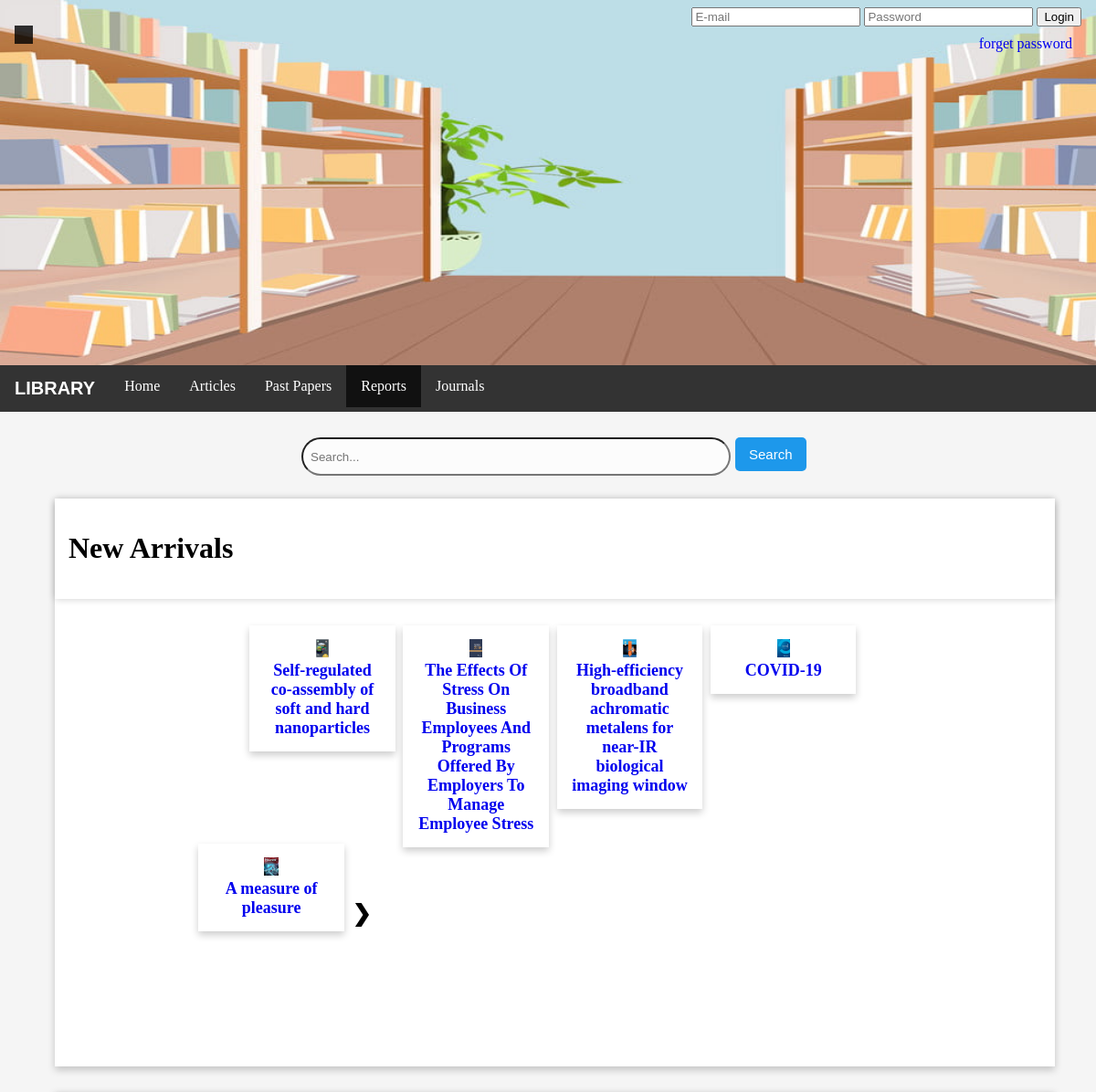
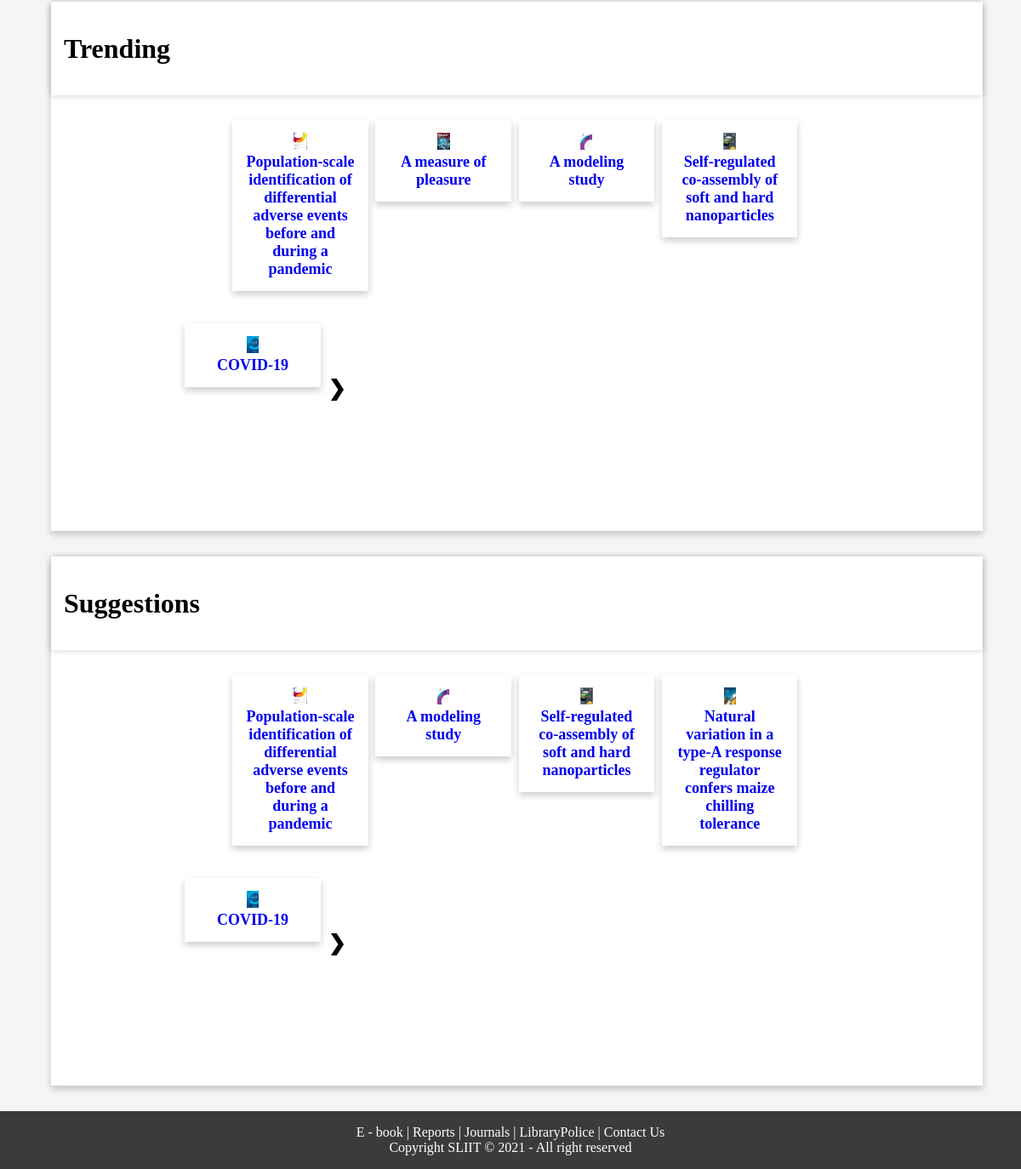
The app's page /reports.php with its own data (2 pictures, top to bottom).
### tables this page shows
CREATE TABLE `inventory` (
  `IID` int(11) NOT NULL,
  `Name` varchar(200) DEFAULT NULL,
  `itemImgLoc` varchar(500) DEFAULT NULL,
  `pdfPath` varchar(500) DEFAULT NULL,
  `free` int(2) DEFAULT NULL,
  `Date` date DEFAULT NULL,
  `Published_Date` date DEFAULT NULL,
  `Description` varchar(500) DEFAULT NULL,
  `totalView` int(11) DEFAULT NULL,
  `totalDownload` int(11) DEFAULT NULL,
  `pubID` int(11) DEFAULT NULL,
  `A_ID` int(11) DEFAULT NULL,
  `CID` int(11) DEFAULT NULL
);

### reports.php (the view, shortened to what this page needs)
<!DOCTYPE html>
<html lang="en">
<head>
    <link rel="stylesheet" href="./css/main.css">
</head>
<body>
    <?php
    require('Header.php');
    if (!isset($_GET["p1"])) {
        $pageno1 = 0;
    } else {
        $pageno1 = $_GET["p1"];
    }
    if (!isset($_GET["p2"])) {
        $pageno2 = 0;
    } else {
        $pageno2 = $_GET["p2"];
    }
    if (!isset($_GET["p3"])) {
        $pageno3 = 0;
    } else {
        $pageno3 = $_GET["p3"];
    }
    ?>
    <div class="nav">
        <ul>
            <li><a class="logoL">Library</a></li>
            <li><a href="index.php">Home</a></li>
            <li><a href="articles.php">Articles</a></li>
            <li><a href="past_papers.php">Past Papers</a></li>
            <li><a href="reports.php" class="active">Reports</a></li>
            <li><a href="journals.php">Journals</a></li>
        </ul>
    </div><br>
    <div class="row">
        <div class="column side"></div>
        <div class="column middle">
            <form action="searchResult.php" class="input-container center" method="post">
                <input type="text" class="txtSearch" name="keyWord" placeholder="Search...">
                <input type="submit" name="Search" value="Search" class="btn primary">
            </form>
        </div>
    </div>
    <div class="card set">
        <div class="card title">
            <h1>New Arrivals</h1>
        </div>
        <div class="row">
            <div class="column micro"></div>
            <div class="column large">
                <div class="card_column" style="width: 2%;">
                </div>
                <?php
                require('config.php');
                $alldatana = "SELECT i.Name, i.itemImgLoc, i.IID   FROM `report` AS r , `inventory` AS i WHERE i.IID = r.IID ;";
                $alldata = $con->query($alldatana);
                $n_all = $alldata->num_rows;
                $resultset_per_new_arrivals = 5;
                $number_of_data = ceil($n_all / $resultset_per_new_arrivals);
                $offset1 = (int)$pageno1 * $resultset_per_new_arrivals;
                $sqlSelectBook = "SELECT i.Name, i.itemImgLoc, i.IID  FROM `report` AS r , `inventory` AS i WHERE i.IID = r.IID ORDER BY `Published_Date` DESC LIMIT 5 OFFSET " . $offset1 . ";";
                $resultSelectBook = $con->query($sqlSelectBook);
                if ($resultSelectBook->num_rows > 0) {
                    while ($rowSelectBook = $resultSelectBook->fetch_assoc()) {
                        $Name = $rowSelectBook['Name'];
                        $IID = $rowSelectBook['IID'];
                        $itemImgLoc = $rowSelectBook['itemImgLoc'];
                ?>
                        <div class="card_column">
                        <a href="./bookView.php?IID=<?php echo $IID; ?>"> <div id="book1" class="card">
                                <img src="<?php echo $itemImgLoc; ?>" alt="book img">
                                <div><label><?php echo $Name; ?></label></div>
                            </div>
                        </div>
                <?php
                    }
                }
                ?>
                <div class="card_column" style="width: 2%;">
                    <div style="margin-top: 62px;">
                        <?php
                        $max = $number_of_data - 1;
                        if ($pageno1 != $max) {
                        ?>
                            <a href="reports.php?p1=<?php echo $pageno1 + 1; ?>" class="page_next"> ❯</a>
                        <?php
                        } else {
                        }
                        ?>
                    </div>
                </div>
            </div>
        </div>
    </div>
    <div class="card set">
        <div class="card title">
            <h1>Trending</h1>
        </div>
        <div class="row">
            <div class="column micro"></div>
            <div class="column large">
                <div class="card_column" style="width: 2%;">
                </div>
                <?php
                require('config.php');
                $alldatatrending = "SELECT i.Name, i.itemImgLoc, i.IID  FROM `report` AS r , `inventory` AS i WHERE i.IID = r.IID ;";
                $alldatatrendings = $con->query($alldatatrending);
                $n_alltr = $alldatatrendings->num_rows;
                $resultset_per_new_arrivals = 5;
                $number_of_datatr = ceil($n_alltr / $resultset_per_new_arrivals);
                $offset2 = (int)$pageno2 * $resultset_per_new_arrivals;
                $sqlSelectBook = "SELECT i.Name, i.itemImgLoc, i.IID  FROM `report` AS r , `inventory` AS i WHERE i.IID = r.IID ORDER BY `totalView` DESC LIMIT 5 OFFSET " . $offset2 . ";";
                $resultSelectBook = $con->query($sqlSelectBook);
                if ($resultSelectBook->num_rows > 0) {
                    while ($rowSelectBook = $resultSelectBook->fetch_assoc()) {
                        $Name = $rowSelectBook['Name'];
                        $IID = $rowSelectBook['IID'];
                        $itemImgLoc = $rowSelectBook['itemImgLoc'];
                ?>
                        <div class="card_column">
                        <a href="./bookView.php?IID=<?php echo $IID; ?>"> <div id="book1" class="card">
                                <img src="<?php echo $itemImgLoc; ?>" alt="book img">
                                <div><label><?php echo $Name; ?></label></div>
                            </div>
                        </div>
                <?php
                    }
                }
                ?>
                <div class="card_column" style="width:2%;">
                    <div style="margin-top: 62px;">
                        <?php
                        $max2 = $number_of_datatr - 1;
                        if ($pageno2 != $max2) {
                        ?>
                            <a href="reports.php?p2=<?php echo $pageno2 + 1; ?>" class="page_next"> ❯</a>
                        <?php
                        } else {
                        }
                        ?>
                    </div>
                </div>
            </div>
        </div>
    </div>
    <div class="card set">
        <div class="card title">
            <h1>Suggestions</h1>
        </div>
        <div class="row">
            <div class="column micro"></div>
            <div class="column large">
                <div class="card_column" style="width:2%;">
                </div>
                <?php
                require('config.php');
                $resultset_per_new_arrivals = 5;
                $offset3 = (int)$pageno3 * $resultset_per_new_arrivals;
                $sqlSelectBook = "SELECT i.Name, i.itemImgLoc, i.IID  FROM `report` AS r , `inventory` AS i WHERE i.IID = r.IID ORDER BY `totalDownload` DESC LIMIT 5 OFFSET " . $offset3 . ";";
                $resultSelectBook = $con->query($sqlSelectBook);
                if ($resultSelectBook->num_rows > 0) {
                    while ($rowSelectBook = $resultSelectBook->fetch_assoc()) {
                        $Name = $rowSelectBook['Name'];
                        $IID = $rowSelectBook['IID'];
                        $itemImgLoc = $rowSelectBook['itemImgLoc'];
                ?>
                        <div class="card_column">
                        <a href="./bookView.php?IID=<?php echo $IID; ?>"> <div id="book1" class="card">
                                <img src="<?php echo $itemImgLoc; ?>" alt="book img">
                                <div><label><?php echo $Name; ?></label></div>
                            </div>
                        </div>
                <?php
                    }
                }
                ?>
                <div class="card_column" style="width: 2%;">
                    <div style="margin-top: 62px;">
                        <?php
                        if ($pageno3 != $max2) {
                        ?>
                            <a href="reports.php?p3=<?php echo $pageno3 + 1; ?>" class="page_next"> ❯</a>
                        <?php
                        } else {
                        }
                        ?>
                    </div>
                </div>
            </div>
        </div>
    </div>
    <?php
    require "Footer.php";
    ?>
</body>
</html>

### css/main.css (style rules this page uses)
body { background-color: whitesmoke; margin: 0px; font-family: 'Times New Roman', Times, serif; }
.nav ul { list-style-type: none; margin: 0; padding: 0; overflow: hidden; background-color: #333; position: sticky; }
a { text-decoration: none; }
.nav li { float: left; }
.nav li a { display: block; color: white; text-align: center; padding: 14px 16px; text-decoration: none; }
.nav li a.active { display: block; color: white; text-align: center; padding: 14px 16px; text-decoration: none; background-color: #111; }
.txtSearch { border-radius: 50px; background-color: #fcfcfc; padding: 8px; width: 75%; margin-right: 5px; }
.btn { border: none; color: white; border-radius: 5px; padding: 10px 15px; text-align: center; text-decoration: none; display: inline-block; font-size: 15px; margin-bottom: 5px; cursor: pointer; }
.primary { background-color: #1d98eb; }
.input-container { display: -ms-flexbox; display: flex; width: 100%; margin-bottom: 15px; }
.logoL { font-size: 20px; font-weight: bold; text-transform: uppercase; font-family: Arial, Helvetica, sans-serif; }
.column { float: left; padding: 10px; }
.column.micro { width: 10%; }
.column.side { width: 25%; }
.column.middle { width: 50%; text-align: center; }
.column.large { width: 80%; text-align: center; }
.row:after { content: ""; display: table; clear: both; }
.card { background-color: #fff; box-shadow: 0 4px 8px 0 rgba(0, 0, 0, 0.2); transition: 0.3s; width: 100%; padding: 15px; }
label { font-weight: bold; font-size: 18px; }
.card_column { float: left; margin: 0.5%; width: 15%; padding: 15px; height: 200px; }
.card_column img { height: 20px; }
.card.set { margin-left: 5%; width: 90%; padding-top: 0; padding-left: 0; margin-bottom: 30px; }
.card.title { background-color: #fff; box-shadow: 0 0 8px 0 rgba(0, 0, 0, 0.2); width: 100%; padding-right: 0px; }
.page_next { font-size: 25px; font-weight: bold; color: black; }

### records on screen
inventory: itemImgLoc (picture), Name "Self-regulated co-assembly of soft and hard nanoparticles"
inventory: itemImgLoc (picture), Name "The Effects Of Stress On Business Employees And Programs Offered By Employers To Manage Employee Stress"
inventory: itemImgLoc (picture), Name "High-efficiency broadband achromatic metalens for near-IR biological imaging window"
inventory: itemImgLoc (picture), Name "COVID-19"
inventory: itemImgLoc (picture), Name "A measure of pleasure"
inventory: itemImgLoc (picture), Name "Population-scale identification of differential adverse events before and during a pandemic"
inventory: itemImgLoc (picture), Name "A modeling study"
inventory: itemImgLoc (picture), Name "Natural variation in a type-A response regulator confers maize chilling tolerance"
